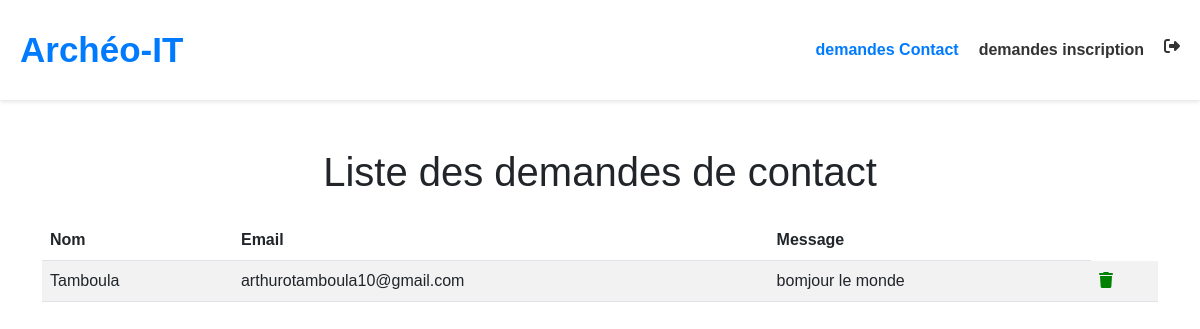
/php/admin_contact.php, run on the app's committed database.
### tables this page shows
CREATE TABLE `demandes_contact` (
  `id` int(11) NOT NULL,
  `nom` varchar(255) NOT NULL,
  `email` varchar(255) NOT NULL,
  `message` text NOT NULL,
  `date_demande` timestamp NOT NULL DEFAULT current_timestamp()
);

### php/admin_contact.php (the view, shortened to what this page needs)
<!DOCTYPE html>
<html lang="fr">
<head>
    <link href="https://cdn.jsdelivr.net/npm/bootstrap@5.3.0-alpha1/dist/css/bootstrap.min.css" rel="stylesheet">
    <link rel="stylesheet" href="https://cdnjs.cloudflare.com/ajax/libs/font-awesome/6.5.2/css/all.min.css" />
        <?php echo' <link rel="stylesheet" href="../css/style.css"> '?>
</head>
<body>
<nav class="navbar">
<a href="admin_contact.php" class="navbar-brand">Archéo-IT</a>
<div class="navbar-menu" id="navbarMenu">
<a href="admin_contact.php" class="nav-link" style="color:#007bff">demandes Contact</a>
<a href="admin_inscription.php" class="nav-link">demandes inscription</a>
<a href="../index.php"><i class="fa-solid fa-right-from-bracket nav-link"> </i></a>
</div>
</nav>
<div class="container">
    <h1 class="text-center mt-5 mb-4">Liste des demandes de contact</h1>
    <?php
    $servername = "localhost";
    $username = "root";
    $password = "";
    $dbname = "formulaire";
    $conn = new mysqli($servername, $username, $password, $dbname);
    $sql = "SELECT * FROM demandes_contact";
    $result = $conn->query($sql);
        echo "<div class='table-responsive'>";
        echo "<table class='table table-striped'>";
        echo "<thead><tr><th>Nom</th><th>Email</th><th>Message</th></tr></thead><tbody>";
        while($row = $result->fetch_assoc()) {
            echo "<tr><td>".$row["nom"]."</td><td>".$row["email"]."</td><td>".$row["message"]."</td>";
            echo "<td><i class='fa-solid fa-trash delete-icon' style='color:green; cursor:pointer;' data-id='".$row["id"]."'></i></td>";
            echo"</tr>";
        }
        echo "</tbody></table>";
        echo "</div>";
    ?>
</div>
</body>
</html>

### css/style.css (style rules this page uses)
* { margin: 0; padding: 0; box-sizing: border-box; }
body { font-family: Arial, sans-serif; }
.navbar { display: flex; align-items: center; justify-content: space-between; padding: 10px 20px; height: 100px; background-color: #fff; box-shadow: 0 2px 4px rgba(0, 0, 0, 0.1); position: sticky; top:0; z-index: 12; }
.navbar-brand { font-size: 24px; text-decoration: none; color:#007bff; font-weight:bold; font-size: 35px; }
.navbar-menu { display: flex; }
.nav-link { padding-left: 20px; text-decoration: none; color: #333; }
.nav-link { margin: 10px 0; font-weight: bold; }
.navbar-menu .nav-link { border-width: 0; }

### data on the page
demandes_contact: nom "Tamboula", email "arthurotamboula10@gmail.com", message "bomjour le monde"
